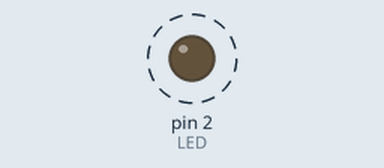
The sketch below on a simulated Arduino Uno, built with avr-gcc and run on an emulated ATmega328P. Shown: output pins drawn as LEDs (lit = HIGH). Dashed ring = blinking. What the sketch prints to the serial monitor is not drawn.

Above: at 1.0 s.
Timing chart, 0 to 4.6 s (numbered marks = the images above):
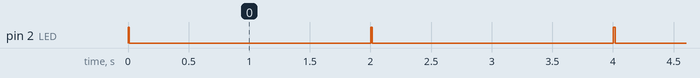

Measured:
- by itself, pin 2 (LED): alternates HIGH for 0.01 s and LOW for 2.0 s

The sketch:

Mirf_echo_client.ino
```cpp
/**
 * A Mirf example to test the latency between two Ardunio.
 *
 * Pins:
 * Hardware SPI:
 * MISO -> 12
 * MOSI -> 11
 * SCK -> 13
 *
 * Configurable:
 * CE -> 8
 * CSN -> 7
 *
 * Note: To see best case latency comment out all Serial.println
 * statements not displaying the result and load
 * 'ping_server_interupt' on the server.
 */

#include <SPI.h>
#include <Mirf.h>
#include <nRF24L01.h>
#include <MirfHardwareSpiDriver.h>

#define LED 2

void setup(){
  pinMode(LED, OUTPUT);
  digitalWrite(LED, LOW);
  Serial.begin(9600);
  /*
   * Setup pins / SPI.
   */

  /* To change CE / CSN Pins:
   *
   * Mirf.csnPin = 9;
   * Mirf.cePin = 7;
   */

  Mirf.cePin = 8;
  Mirf.csnPin = 7;

  Mirf.spi = &MirfHardwareSpi;
  Mirf.init();

  /*
   * Configure reciving address.
   */

  Mirf.setRADDR((byte *)"clie1");

  /*
   * Set the payload length to sizeof(unsigned long) the
   * return type of millis().
   *
   * NB: payload on client and server must be the same.
   */

  Mirf.payload = sizeof(unsigned long);

  /*
   * Write channel and payload config then power up reciver.
   */

  /*
   * To change channel:
   *
   * Mirf.channel = 10;
   *
   * NB: Make sure channel is legal in your area.
   */
  Mirf.channel = 10;
  Mirf.config();

  Serial.println("Beginning ... ");
}

void loop(){
  unsigned long time = millis();

  Mirf.setTADDR((byte *)"echo1");

  Mirf.send((byte *)&time);

  Serial.println("trying to send ");

  while(Mirf.isSending()){
    delay(500);
    Serial.println("waiting");
  }
  digitalWrite(LED, HIGH);

  Serial.println("Finished sending");
  delay(10);
  digitalWrite(LED, LOW);

  while(!Mirf.dataReady()){
    //Serial.println("Waiting");
    if ( ( millis() - time ) > 2000 ) {
      Serial.println("Timeout on response from server!");
      return;
    }
  }

  Mirf.getData((byte *) &time);

  Serial.print("Ping: ");
  Serial.println((millis() - time));

  delay(1000);
}
```
